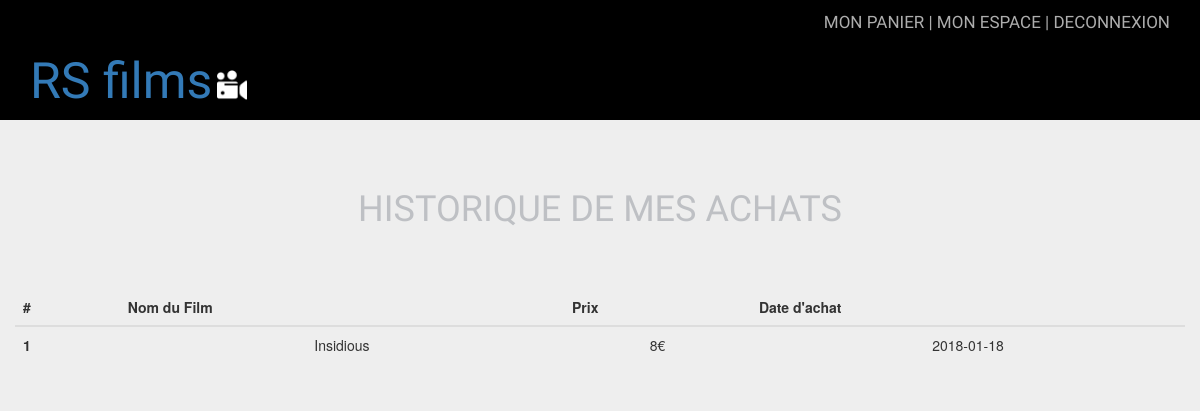
The page /e-boutique/index.php?ctrl=user&action=historique (signed in) on the database its author committed.
### tables this page shows
CREATE TABLE `historique` (
  `id_user` int(11) NOT NULL,
  `id_produit` int(11) NOT NULL,
  `date_achat` date NOT NULL
);

CREATE TABLE `produit` (
  `id_produit` int(5) NOT NULL,
  `libelle` varchar(50) DEFAULT NULL,
  `id_categorie` int(5) DEFAULT NULL,
  `prix` int(11) DEFAULT NULL,
  `photos` text(100) DEFAULT NULL
);

### e-boutique/controller/UserController.class.php (called while the page is built, shortened)
<?php
class userController {
    public function __construct($db1) {
       $this->db = $db1 ;
    }
    public function historique(){
      require('./views/index.php');
    }
  }
?>

### e-boutique/views/historique.php (the view, shortened to what this page needs)
<div class="monEspace  container">
  <div class="row">
    <div class="divTitle col-sm-12"><h1>Historique de mes achats</h1></div>
    <table class="table">
      <thead>
        <tr>
          <th>#</th>
          <th>Nom du Film</th>
          <th>Prix</th>
          <th>Date d'achat</th>
        </tr>
      </thead>
      <tbody>
        <?php
        $historique = "SELECT libelle, prix, date_achat FROM Produit p, Historique h, users u WHERE p.id_produit = h.id_produit AND u.id_user = h.id_user AND u.email='".$_SESSION["user"]."'";
        $query = $this->db->query($historique);
        $i = 1;
        while ($donnees = $query->fetch())
        {
        ?>
          <tr>
            <th scope="row"><?php  echo $i ?></th>
            <td><?php  echo $donnees['libelle']; ?> </td>
            <td><?php  echo $prix = $donnees['prix'];?>€ </td>
            <td><?php  echo $prix = $donnees['date_achat'];?>  </td>
          </tr>
        <?php
        $i++;
        }
        ?>
      </tbody>
    </table>
  </div>
</div>

### e-boutique/ressources/style.css (style rules this page uses)
body { background: #eee !important; }
.monEspace { text-align: center; }
.monEspace .divTitle { padding-top: 50px; padding-bottom: 50px; }
.monEspace h1 { font-family: 'Open Sans Condensed', sans-serif; text-transform: uppercase; text-align: center; color: #bec0c4; }

### rows shown on the page
historique: id_produit.libelle "Insidious", id_produit.prix "8", date_achat "2018-01-18"
